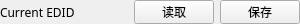
    <widget class="QWidget" name="m_pHeaderWidget" native="true">
     <property name="minimumSize">
      <size>
       <width>0</width>
       <height>24</height>
      </size>
     </property>
     <property name="maximumSize">
      <size>
       <width>16777215</width>
       <height>24</height>
      </size>
     </property>
     <layout class="QHBoxLayout" name="horizontalLayout">
      <property name="spacing">
       <number>6</number>
      </property>
      <property name="leftMargin">
       <number>0</number>
      </property>
      <property name="topMargin">
       <number>0</number>
      </property>
      <property name="rightMargin">
       <number>0</number>
      </property>
      <property name="bottomMargin">
       <number>0</number>
      </property>
      <item>
       <widget class="QLabel" name="label_67">
        <property name="font">
         <font>
          <family>微软雅黑</family>
         </font>
        </property>
        <property name="text">
         <string>Current EDID</string>
        </property>
       </widget>
      </item>
      <item>
       <widget class="QLabel" name="m_pCurrentName">
        <property name="font">
         <font>
          <family>微软雅黑</family>
         </font>
        </property>
        <property name="text">
         <string/>
        </property>
       </widget>
      </item>
      <item>
       <spacer name="horizontalSpacer">
        <property name="orientation">
         <enum>Qt::Horizontal</enum>
        </property>
        <property name="sizeHint" stdset="0">
         <size>
          <width>40</width>
          <height>20</height>
         </size>
        </property>
       </spacer>
      </item>
      <item>
       <widget class="QPushButton" name="m_pLoadBtn">
        <property name="font">
         <font>
          <family>微软雅黑</family>
         </font>
        </property>
        <property name="text">
         <string>读取</string>
        </property>
       </widget>
      </item>
      <item>
       <widget class="QPushButton" name="m_pSaveBtn">
        <property name="font">
         <font>
          <family>微软雅黑</family>
         </font>
        </property>
        <property name="text">
         <string>保存</string>
        </property>
       </widget>
      </item>
     </layout>
    </widget>
